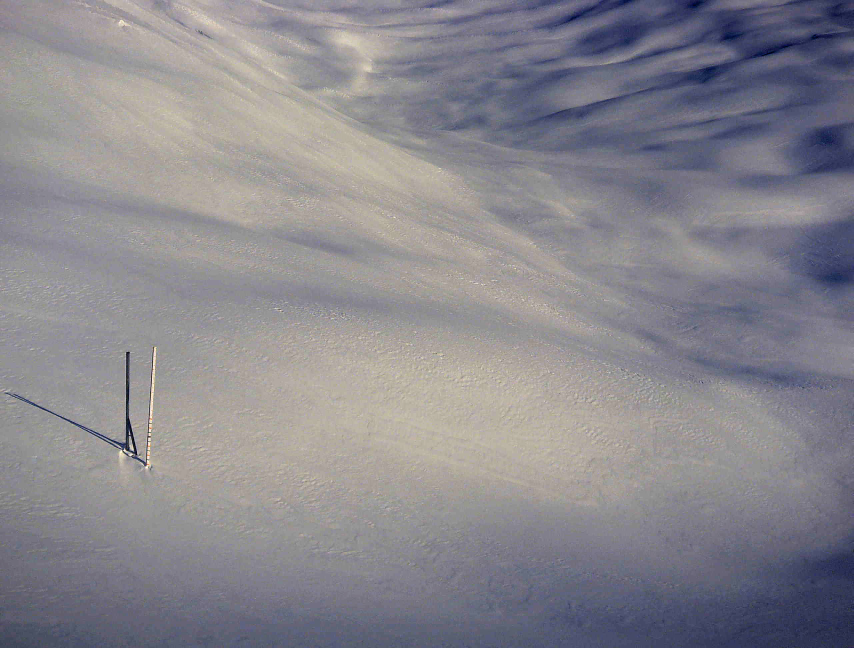
#> input picture phase 2/field 1-3.jpg, 2560 x 1944 px (shown at 1/3 size)
$ jupyter execute field-Copy1.ipynb   (shell and % lines are left out)
#> lines starting #> are read from the running program, lines starting #| are printed output that depends on the picture; after the words box and inside, x2 and y2 are one past the last pixel; in counts of white or black regions, pixels touching at a corner belong together
[cell 1]
import numpy as np
import math
import cv2
                # we will read the image unchanged
img = cv2.imread('field 1-3.jpg', cv2.IMREAD_UNCHANGED)
#> img is the input picture: shape (1944, 2560, 3); mean B, G, R 141.5, 134.9, 136.9
roi = img[600:1800, 50:440]
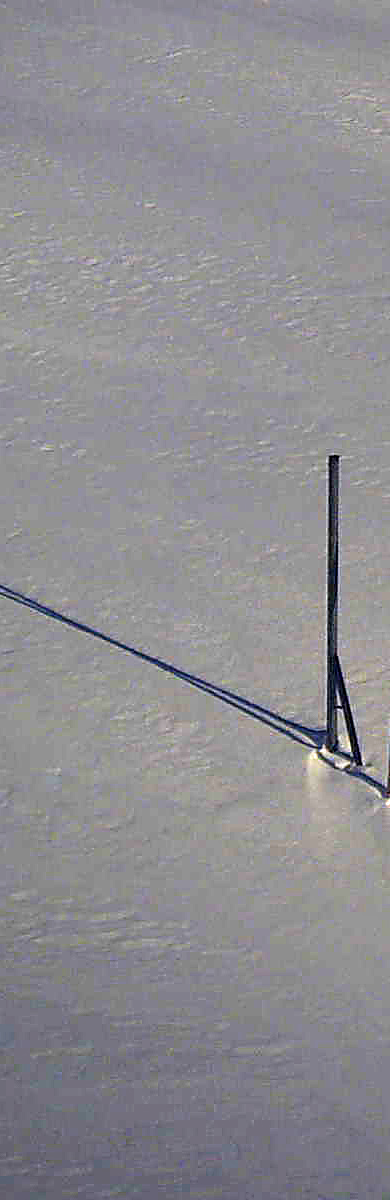
#> roi: shape (1200, 390, 3); mean B, G, R 145.4, 141.1, 142.3
roi = cv2.GaussianBlur(roi,(3,3),0)
roi2 = roi.copy()
roi = cv2.cvtColor(roi, cv2.COLOR_BGR2GRAY)
#> roi: shape (1200, 390)
roi = cv2.Canny(roi,100,550,3)
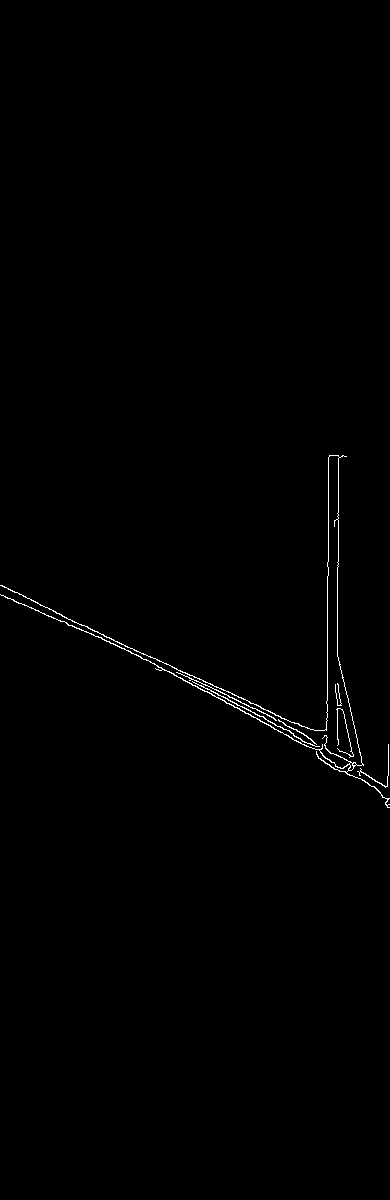
#> roi: shape (1200, 390); 0.51% white in thin lines or dots, all inside (x1, y1, x2, y2) = (0, 455, 390, 808)

pixel_to_metric = 134.0596881
initial_pole =  464.0387914819
intial_angle = 89.26
lines = cv2.HoughLinesP(roi,1,np.pi/180,100,maxLineGap = 100) #Hough transformation.
#> lines = [[47, 607, 385, 786], [1, 585, 388, 774], [327, 764, 327, 562], [337, 769, 337, 455], [1, 595, 388, 759], [328, 575, 328, 457], [338, 770, 338, 455], [17, 592, 387, 780]]
no_of_lines = len(lines)
#> no_of_lines = 8

edges = []              #LINE SEPERATION
angles= []
lengths = []
for i in range(no_of_lines):
    if ((lines[i][0][3]-lines[i][0][1]) != 0 and (lines[i][0][2]-lines[i][0][0]) != 0):
        ang = abs(math.degrees(math.atan((lines[i][0][3]-lines[i][0][1])/(lines[i][0][2]-lines[i][0][0]))))
        if (abs(90 - ang) <= 5):
            edges.append(lines[i][0])
            angles.append(ang)
            lengths.append(math.sqrt((lines[i][0][2]-lines[i][0][0])**2 + (lines[i][0][3]-lines[i][0][1])**2))
    elif ((lines[i][0][2]-lines[i][0][0]) == 0):
        edges.append(lines[i][0])
        angles.append(90)
        lengths.append(math.sqrt((lines[i][0][2]-lines[i][0][0])**2 + (lines[i][0][3]-lines[i][0][1])**2))
#> this loop made 8 passes
#> ang on passes 1, 2, 5, 8: 27.91, 26.03, 22.97, 26.94
#> after the loop, angles = [90, 90, 90, 90]; edges = [[327, 764, 327, 562], [337, 769, 337, 455], [328, 575, 328, 457], [338, 770, 338, 455]]; lengths = [202, 314, 118, 315]
temp=angles.copy()
#> temp = [90, 90, 90, 90]

for i in range(len(edges)):        #LINES DRAWN
    cv2.line(roi2, (edges[i][0],edges[i][1]), (edges[i][2],edges[i][3]), (0,255,0), 1)
#> this loop made 4 passes
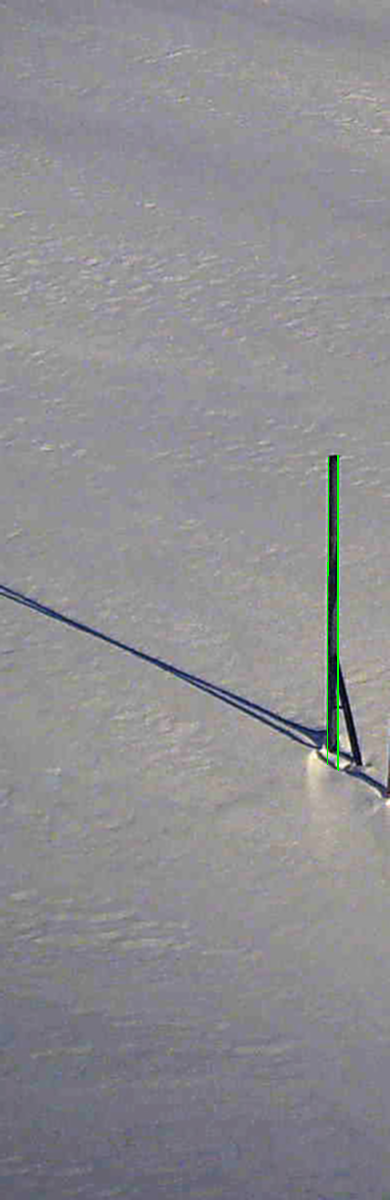
#> roi2: shape (1200, 390, 3); mean B, G, R 145.2, 141.4, 142.1

index = [angles.index(max(angles))]    # 2 LINES CLOSER TWO 90 DEGREES
#> index = [0]
temp[index[0]] = 0
index.append(temp.index(max(temp)))

                                         # START AND END POINTS
if (abs(lengths[0]-lengths[1]) <= 20):
    start_point = (int((edges[index[0]][0]+edges[index[1]][0])/2), int((edges[index[0]][1]+edges[index[1]][1])/2))
    end_point = (int((edges[index[0]][2]+edges[index[1]][2])/2), int((edges[index[0]][3]+edges[index[1]][3])/2))
else:
    start_point = (edges[lengths.index(max(lengths))][0],edges[lengths.index(max(lengths))][1])
#> start_point = (338, 770)
    end_point = (edges[lengths.index(max(lengths))][2], edges[lengths.index(max(lengths))][3])
#> end_point = (338, 455)
cv2.line(roi2, start_point, end_point, (0,0,255), 1)

               # SNOW LEVEL CALCULATIONS.
pole_length = ((start_point[0]-end_point[0])**2 + (start_point[1]-end_point[1])**2)**0.5
#> pole_length = 315
snow_level = initial_pole - pole_length
#> snow_level = 149
snow_level_metric = snow_level/pixel_to_metric  #angle of the pole is neglected because only edges with 90 +- 5 is taken and in worst case sin(85) = 0.99
#> snow_level_metric = 1.11
snow_level_metric = round(snow_level_metric,5)
#print("snow_level_metric:",snow_level_metric)

cv2.putText(roi2, str(snow_level_metric), (30,434), cv2.FONT_HERSHEY_SIMPLEX, 0.6, (0,255,0), 2)
cv2.putText(roi2, "mts", (30,454), cv2.FONT_HERSHEY_SIMPLEX, 0.6, (0,255,0), 2)
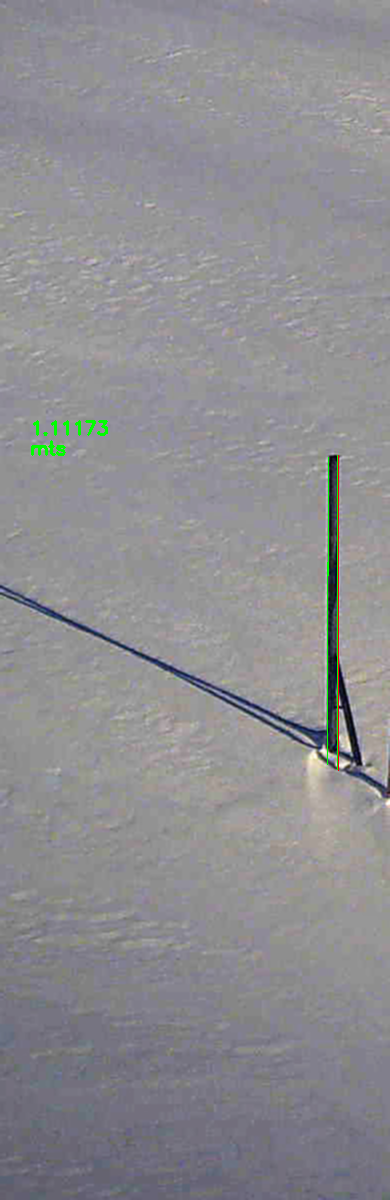
#> roi2: shape (1200, 390, 3); mean B, G, R 145, 141.4, 142.1

# [7 lines of commented-out code are left out]

$ run again, with phase 2/field 1-1.jpg copied over phase 2/field 1-3.jpg
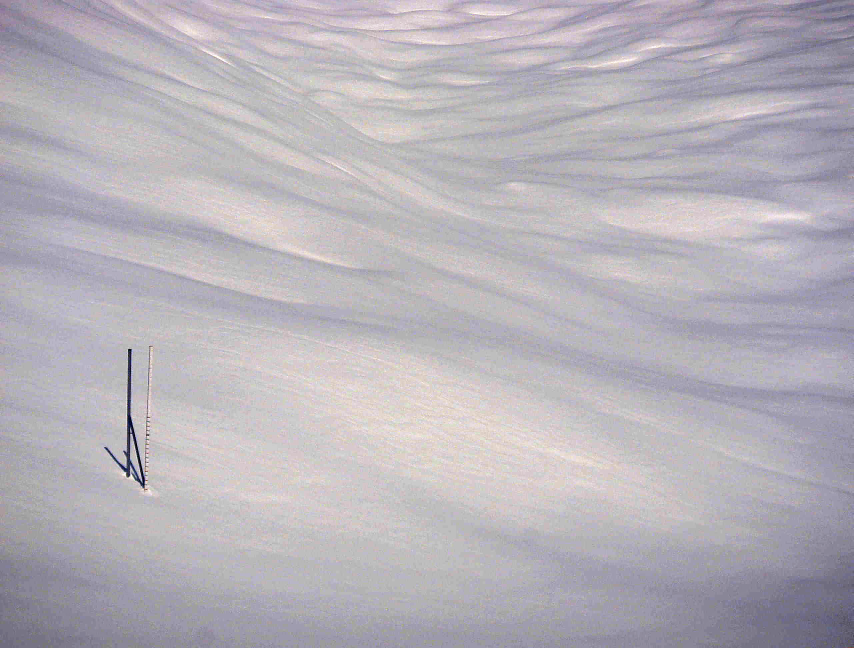
#> input picture phase 2/field 1-1.jpg, 2560 x 1944 px (shown at 1/3 size)
#> img is the input picture: shape (1944, 2560, 3); mean B, G, R 185.6, 178.3, 182.7
#> `roi = cv2.Canny(roi,100,550,3)`:
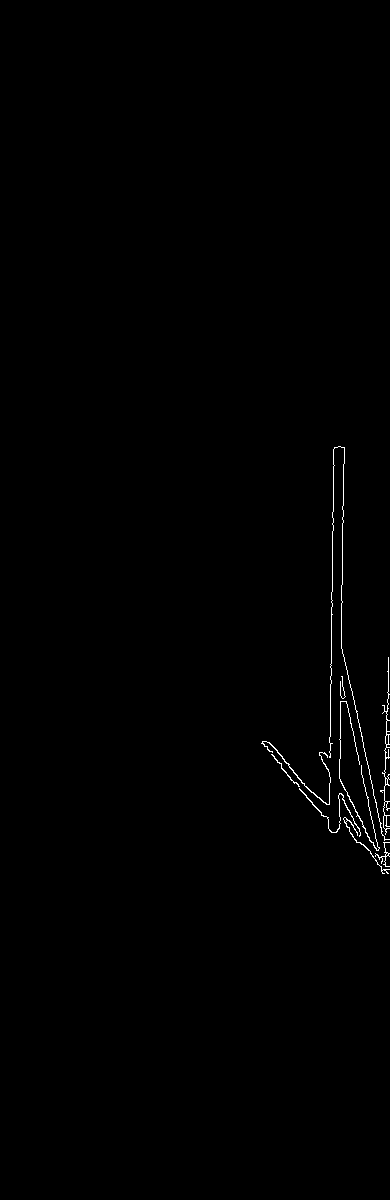
#> roi: shape (1200, 390); 0.45% white in thin lines or dots, all inside (x1, y1, x2, y2) = (261, 446, 390, 874)
#> lines = [[328, 822, 334, 447], [337, 831, 344, 447], [381, 869, 388, 657], [341, 676, 383, 873], [331, 592, 389, 866]]
#> no_of_lines = 5
#> the loop `for i in range(no_of_lines):` made 5 passes
#> ang on passes 1 to 5: 89.08, 88.96, 88.11, 77.96, 78.05
#> after the loop `for i in range(no_of_lines):`: angles = [89.08, 88.96, 88.11]; edges = [[328, 822, 334, 447], [337, 831, 344, 447], [381, 869, 388, 657]]; lengths = [375, 384.1, 212.1]
#> temp = [89.08, 88.96, 88.11]
#> the loop `for i in range(len(edges)):` made 3 passes
#> index = [0]
#> start_point = (332, 826)
#> end_point = (339, 447)
#> pole_length = 379.1
#> snow_level = 84.97
#> snow_level_metric = 0.634
#> `cv2.putText(roi2, "mts", (30,454), cv2.FONT_HERSHEY_SIMPLEX, 0.6, (0,2..`:
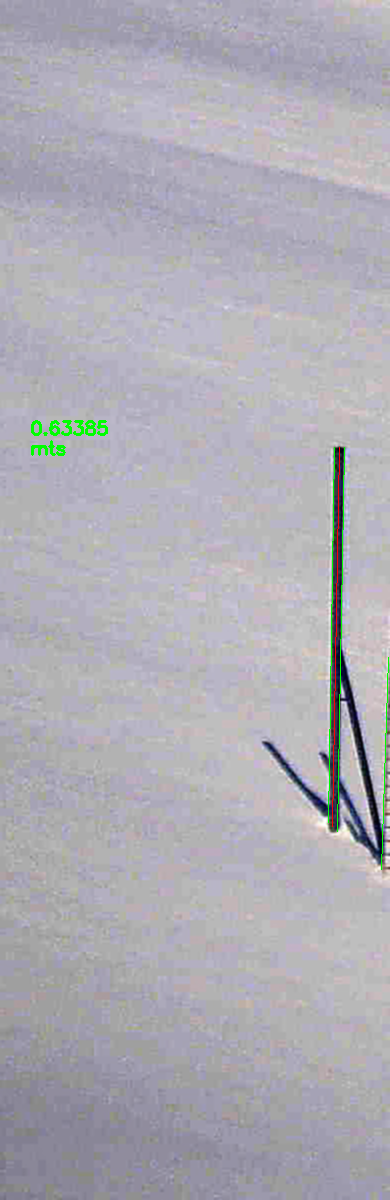
#> roi2: shape (1200, 390, 3); mean B, G, R 181.3, 173.2, 174.9
